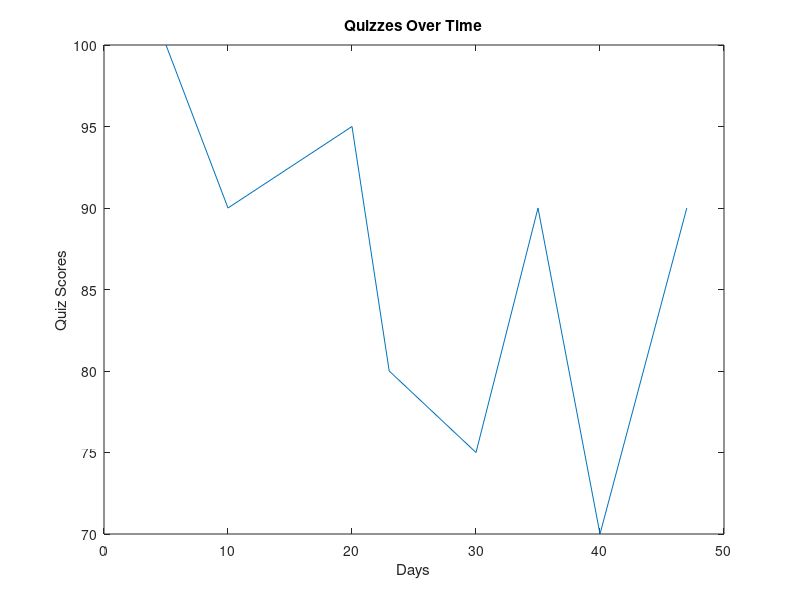

Reproduce this figure in MATLAB.
clc
clear all
close all

quiz = [100, 90, 95, 80, 75, 90, 70, 90];
days = [  5, 10, 20, 23, 30, 35, 40, 47];

total = 0;

for ii = 1:length(quiz)
    total = total + quiz(ii)
end

average = total / length(quiz)

plot(days, quiz)
title("Quizzes Over Time")
xlabel("Days")
ylabel("Quiz Scores")